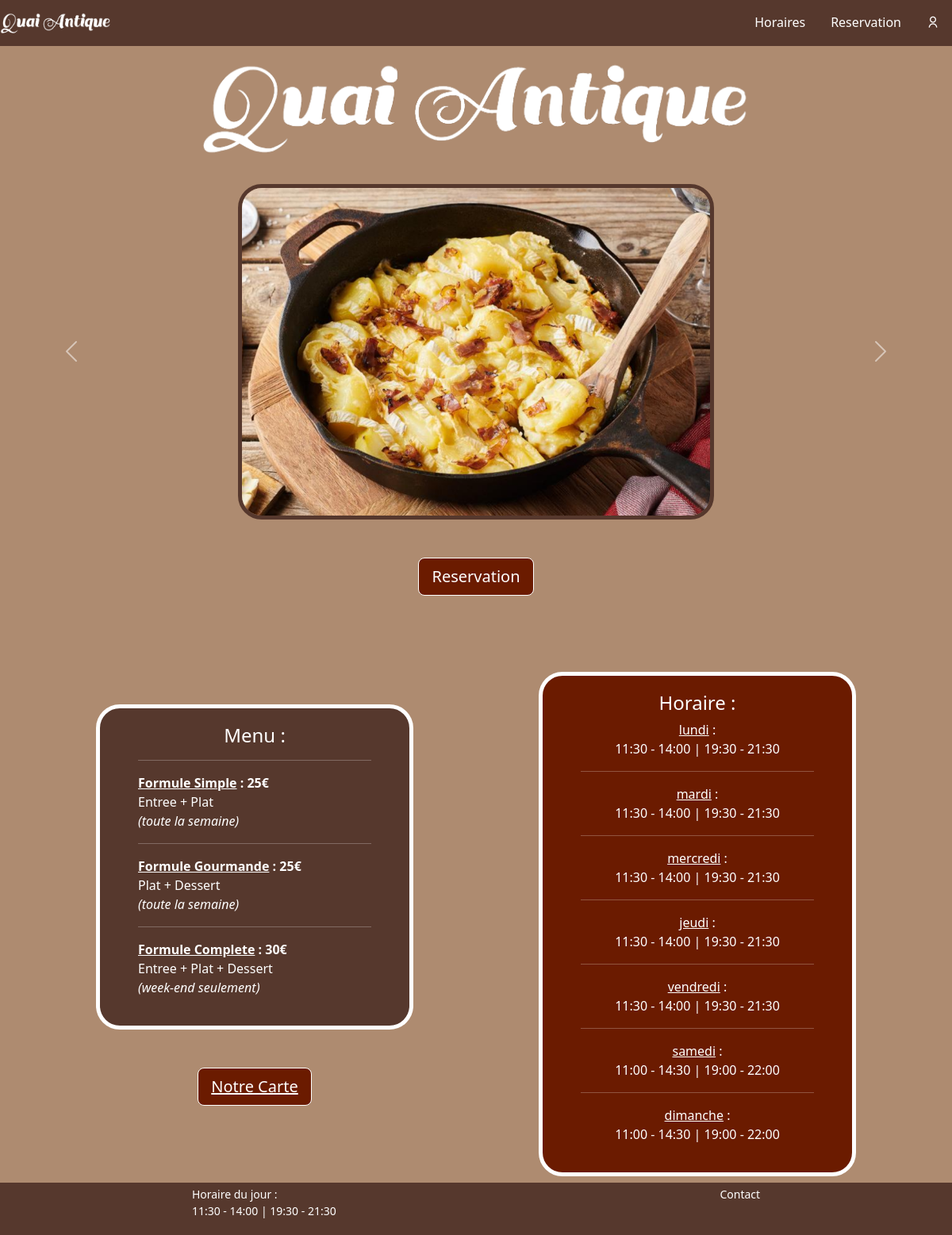
The page / on the database its author committed.
### tables this page shows
CREATE TABLE `galerieImage` (
    `galerieImage_id` INT(11) NOT NULL PRIMARY KEY AUTO_INCREMENT,
    `galerieImage_name` VARCHAR(36) NOT NULL UNIQUE,
    `galerieImage_imgLink` VARCHAR(255) NOT NULL UNIQUE
);

CREATE TABLE `menu` (
    `menu_id` INT(3) NOT NULL PRIMARY KEY AUTO_INCREMENT,
    `menu_title` VARCHAR(36) NOT NULL,
    `menu_description` VARCHAR(56) NOT NULL,
    `menu_horaire` VARCHAR(36) NOT NULL,
    `menu_prix` INT(3) NOT NULL
);

CREATE TABLE `horaire` (
    `horaire_id` INT(3) NOT NULL PRIMARY KEY AUTO_INCREMENT,
    `horaire_day` VARCHAR(36) NOT NULL,
    `horaire_time` VARCHAR(36) NOT NULL,
    `horaire_start` TIME,
    `horaire_end` TIME,
    `seuille_max` INT(3)
);

### php-pages/functions.php (called while the page is built, shortened)
<?php
function heureminute($heure) {
   $arrayheure = explode(':',$heure);
   $newheure = $arrayheure[0].':'.$arrayheure[1];
   return $newheure;
}
function JourdeSemaine() {
    $today = date("l");
    switch ($today) {
        case 'Thursday':
            $today = 'jeudi';
            break;
    }
    return $today;
}
?>

### index.php (the view, shortened to what this page needs)
<?php
include 'mysql/connect.php';
include 'php-pages/functions.php';
?>
<!DOCTYPE html>
<html lang="en">
<head>
    <link href="https://cdn.jsdelivr.net/npm/bootstrap@5.3.0/dist/css/bootstrap.min.css" rel="stylesheet">
    <link href="https://cdn.jsdelivr.net/npm/remixicon@2.3.0/fonts/remixicon.css" rel="stylesheet">
    <link rel="stylesheet" href="stylesheets/style.css" />
    <link rel="stylesheet" href="stylesheets/header.css" />
    <link rel="stylesheet" href="stylesheets/footer.css" />
    <link rel="stylesheet" href="stylesheets/button.css" />
</head>
<body>
    <nav class="navbar fixed-top justify-content-between">
        <a class="navbar-brand" href="#header">
            <img src="assets/logo.png" width="140" height="30" />
        </a>
        <ul class="nav justify-content-end">
            <li class="nav-item">
                <a class="nav-link" href="#horaire">Horaires</a>
            </li>
            <li class="nav-item">
                <a class="nav-link" href="#reservation">Reservation</a>
            </li>
            <li class="nav-item">
                <a class="nav-link" href="php-pages/compte.php">
                    <i class="ri-user-line"></i>
                </a>
            </li>
        </ul>
    </nav>
    <header id="header">
        <div class="text-center mt-5 py-4">
            <img src="assets/logo.png" width="700" height="130" class="img-fluid" alt="Responsive image" />
        </div>
    </header>
    <main>
        <section class="images nav-pc">
            <div id="carouselGalerieImage" class="carousel slide" data-ride="carousel">
                <div class="carousel-inner">
                    <?php
                    $isfirst = true;
                    foreach ($pdo->query("SELECT * FROM `galerieImage` ORDER BY `galerieImage_id`", PDO::FETCH_ASSOC) as $img) {
                        if ($isfirst) {
                            $isfirst = false;
                            echo
                            "<div class='carousel-item active'>
                                <img class='d-block w-50 mx-auto' src=" . $img['galerieImage_imgLink'] . ">
                                <div class='box carousel-caption d-none d-md-block'>
                                    <h5 class='text-hover'>" . $img['galerieImage_name'] . "</h5>
                                </div>
                            </div>";
                        }
                    }
                    ?>
                </div>
                <button class="carousel-control-prev" href="#carouselGalerieImage" role="button" data-slide="prev">
                    <span class="carousel-control-prev-icon"></span>
                </button>
                <button class="carousel-control-next" href="#carouselGalerieImage" role="button" data-slide="next">
                    <span class="carousel-control-next-icon"></span>
                </button>
            </div>
        </section>
        <section>
            <div class="text-center py-5" id="reservation">
                <a href="php-pages/page-reservation.php" class="btn btn-quaiAntique btn-lg">Reservation</a><br><br>
            </div>
        </section>
        <section class="container -appear mt-3 py-2 nav-pc">
            <article class="d-flex justify-content-around align-items-center">
                <div class="order-lg-1">
                    <div class="box px-5" id="menu">
                        <h4 class="text-center">Menu :</h4>
                        <?php
                        foreach ($pdo->query("SELECT * FROM `menu` ORDER BY `menu_id`", PDO::FETCH_ASSOC) as $m) {
                            echo "<hr></hr> <p> <b><u>" . $m['menu_title'] . "</u> : " . $m['menu_prix'] . "€</b><br>" . $m['menu_description'] . "<br> <i>(" . $m['menu_horaire'] . ")</i> </p>";
                        }
                        ?>
                    </div>
                    <div class="text-center px-5 py-5" id="carte">
                        <button type="button" class="btn btn-quaiAntique btn-lg">
                            <a class="text-url-button" href="php-pages/carte.php">Notre Carte </a>
                        </button>
                    </div>
                </div>
                <div class="order-lg-2">
                    <div class="box text-center px-5" id="horaire">
                        <h4>Horaire :</h4>
                        <?php
                        $day = null;
                        foreach ($pdo->query("SELECT * FROM `horaire` ORDER BY `horaire_id`", PDO::FETCH_ASSOC) as $h) {
                            if ($h['horaire_day'] != $day) {
                                $day = $h['horaire_day'];
                                echo "<u><bold>" . $day . "</bold></u> :<br>";
                                if ($h['horaire_start'] == "0:00:00" and $h['horaire_end']) {
                                    echo "<p>FERMÉ | ";
                                } else {
                                    echo "<p>" . heureminute($h['horaire_start']) . " - " . heureminute($h['horaire_end']) . " | ";
                                }
                            } else {
                                if ($h['horaire_start'] == "0:00:00" and $h['horaire_end']) {
                                    echo " FERMÉ </p>";
                                } else {
                                    echo heureminute($h['horaire_start']) . " - " . heureminute($h['horaire_end']) . "</p>";
                                }
                            }
                            if ($h['horaire_day'] != 'dimanche' && $h['horaire_time'] == 'diner') {
                                echo "<hr></hr>";
                            }
                        }
                        ?>
                    </div>
                </div>
            </article>
        </section>
    </main>
    <footer class="py-1 d-flex justify-content-around ">
        <div class="HoraireAujourdhui small">
            Horaire du jour : <br>
            <?php
            $today = JourdeSemaine();
            foreach ($pdo->query("SELECT * FROM `horaire` ORDER BY `horaire_id`", PDO::FETCH_ASSOC) as $h) {
                if ($h['horaire_day'] == $today && $h['horaire_time'] == 'dejeuner') {
                    echo "<p>" . heureminute($h['horaire_start']) . " - " . heureminute($h['horaire_end']) . " | ";
                }
                if ($h['horaire_day'] == $today && $h['horaire_time'] == 'diner') {
                    echo heureminute($h['horaire_start']) . " - " . heureminute($h['horaire_end']) . "</p>";
                }
            }
            ?>
        </div>
        <div class="Contact">
            <p class="small">
                Contact
            </p>
        </div>
    </footer>
</body>
</html>

### stylesheets/style.css (style rules this page uses)
body { background-color: #ae8b70; color: white; }
.text-url-button:link { color: white; }
.carousel-item .carousel-caption { background-color: rgba(86, 56, 45, 0%); margin: auto; width: 25%; border-radius: 30px; border: 5px solid rgba(86, 56, 45, 0%); }
.carousel-inner img { width: auto; height: auto; border: 5px solid #56382d; border-radius: 30px; }
#menu.box { width: 400px; border: 5px solid white; background-color: #56382d; padding: 20px; margin: auto; box-sizing: border-box; border-radius: 30px; }
#horaire.box { width: 400px; border: 5px solid white; background-color: #6B1B00; padding: 20px; margin: auto; box-sizing: border-box; border-radius: 30px; }

### stylesheets/header.css (style rules this page uses)
.navbar { background-color: #56382d; }
.nav-link, .nav-link:visited { color: white; }

### stylesheets/footer.css (style rules this page uses)
footer { background-color: #56382d; color: white; }

### stylesheets/button.css (style rules this page uses)
.btn-quaiAntique { color: #FFFFFF; background-color: #6B1B00; border-color: #FFFFFF; }

### rows shown on the page
galerieimage: galerieImage_imgLink (picture)
menu: menu_title "Formule Simple", menu_prix "25", menu_description "Entree + Plat", menu_horaire "toute la semaine"
menu: menu_title "Formule Gourmande", menu_prix "25", menu_description "Plat + Dessert", menu_horaire "toute la semaine"
menu: menu_title "Formule Complete", menu_prix "30", menu_description "Entree + Plat + Dessert", menu_horaire "week-end seulement"
horaire: horaire_day "lundi", horaire_start "11:30", horaire_end "14:00"
horaire: horaire_start "19:30", horaire_end "21:30", horaire_time "diner" (drawn)
horaire: horaire_day "mardi", horaire_start "11:30", horaire_end "14:00"
horaire: horaire_start "19:30", horaire_end "21:30", horaire_time "diner" (drawn)
horaire: horaire_day "mercredi", horaire_start "11:30", horaire_end "14:00"
horaire: horaire_start "19:30", horaire_end "21:30", horaire_time "diner" (drawn)
horaire: horaire_day "jeudi", horaire_start "11:30", horaire_end "14:00"
horaire: horaire_start "19:30", horaire_end "21:30", horaire_time "diner" (drawn)
horaire: horaire_day "vendredi", horaire_start "11:30", horaire_end "14:00"
horaire: horaire_start "19:30", horaire_end "21:30", horaire_time "diner" (drawn)
horaire: horaire_day "samedi", horaire_start "11:00", horaire_end "14:30"
horaire: horaire_start "19:00", horaire_end "22:00", horaire_time "diner" (drawn)
horaire: horaire_day "dimanche", horaire_start "11:00", horaire_end "14:30"
horaire: horaire_start "19:00", horaire_end "22:00"
